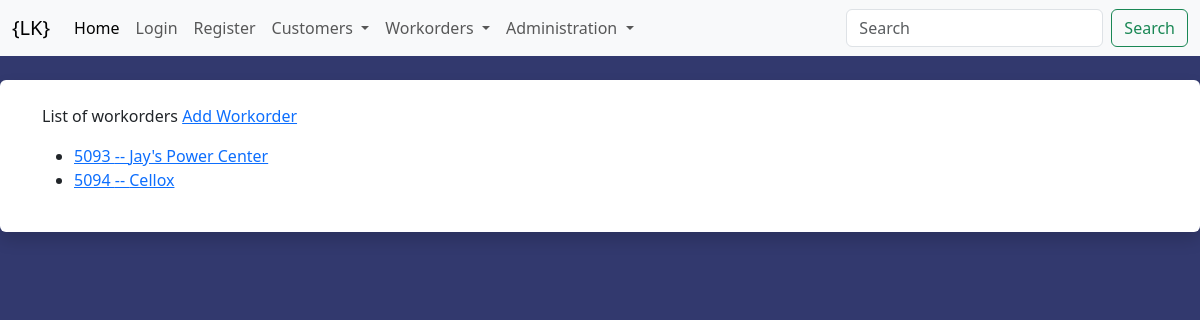
Screenshot of /workorders/workorders/ with the database file from the repository.
### workorders/models.py (models this page shows, shortened)
class Workorder(models.Model):
    customer = models.ForeignKey(Customer, blank=False, null=False, on_delete=models.CASCADE, related_name='workorders')
    contact = models.ForeignKey(Contact, blank=True, null=True, on_delete=models.SET_NULL)
    hr_customer = models.CharField('Customer Name', max_length=100, blank=True, null=True,)
    hr_contact = models.CharField('Contact Name', max_length=100, blank=True, null=True,)
    workorder = models.CharField('Workorder', max_length=100, blank=False, null=False, unique=True)
    internal_company = models.CharField('Internal Company', choices=[('LK Design', 'LK Design'), ('Krueger Printing', 'Krueger Printing')], max_length=100, blank=False, null=False)
    description = models.CharField('Description', max_length=100, blank=True, null=True)
    deadline = models.DateField('Deadline', blank=True, null=True)
    po_number = models.CharField('PO Number', max_length=100, blank=True, null=True)
    budget = models.CharField('Budget', max_length=100, blank=True, null=True)
    quoted_price = models.CharField('Quoted Price', max_length=100, blank=True, null=True)
    original_order = models.CharField('Original Order', max_length=100, blank=True, null=True)
    lk_workorder = models.CharField('LK Workorder', max_length=100, blank=True, null=True)
    printleader_workorder = models.CharField('Printleader', max_length=100, blank=True, null=True)
    billed = models.BooleanField('Billed', blank=False, null=False, default=False)
    def get_absolute_url(self):
        return reverse("workorders:overview", kwargs={"id": self.workorder})

### workorders/views.py (the view)
# urls.py: path("workorders/", workorder_list, name='workorder_list'),
def workorder_list(request):
    workorder = Workorder.objects.all().exclude(workorder=1111)
    context = {
        'workorders': workorder,
    }
    return render(request, 'workorders/list.html', context)

### templates/workorders/list.html
{% extends "base.html" %}
{% load crispy_forms_tags %}
{% block content %}
List of workorders
<a href="{% url 'workorders:createbase' %}">Add Workorder</a>
<p><ul>
    {% for x in  workorders %}
    <li><a href='{{ x.get_absolute_url }}'>{{ x.workorder }} -- {{ x.hr_customer }}</a></li>
    {% endfor %}
    </ul></p>
{% endblock content %}

### templates/base.html (style rules this page uses)
body { background: #32396e; }

### rows the page displays
Workorder: workorder "5093", hr_customer "Jay's Power Center"
Workorder: workorder "5094", hr_customer "Cellox"
